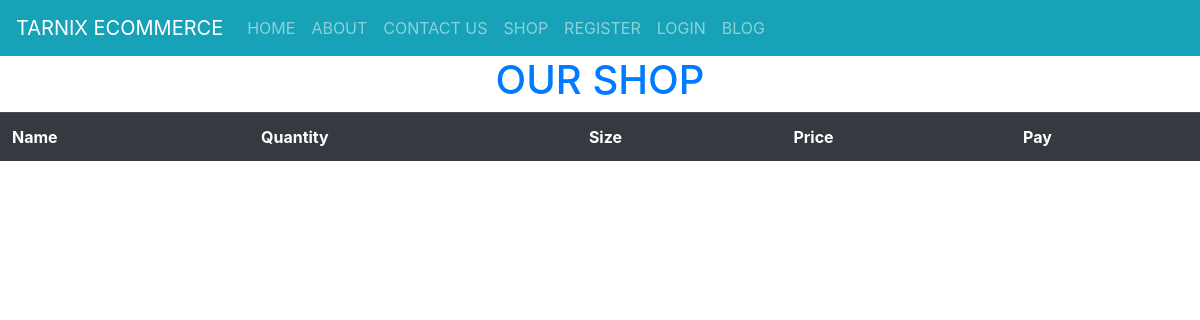
Page /shop/ on the earlier database version.
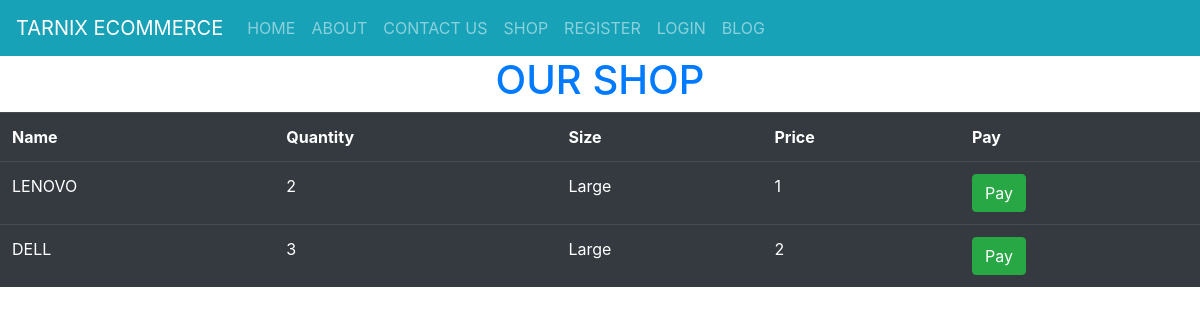
Same page on the later database version.
### shopapp/models.py (models this page shows)
class Product(models.Model):
    name = models.CharField(max_length=30, blank=False, null=False)
    qtty = models.CharField(max_length=30, blank=False, null=False)
    size = models.CharField(max_length=25, blank=False, null=False)
    price = models.CharField(max_length=20, blank=False, null=False)

### shopapp/views.py (the view)
# urls.py: path('shop/', user_views.shop, name='shop'),
def shop(request):
    all_products = Product.objects.all()
    context = {"all_products": all_products}
    return render(request, 'shop.html', context)

### shopapp/templates/shop.html
{% extends 'master.html' %}
{% load static %}
{% block content %}
    <div>
        <h1 class="text-primary text-center">OUR SHOP</h1>
        <table class="table table-dark table-hover">
            <tr>
                <th>Name</th>
                <th>Quantity</th>
                <th>Size</th>
                <th>Price</th>
                <th>Pay</th>
            </tr>
            {% for product in all_products %}
                <tr>
                    <td>{{ product.name }}</td>
                    <td>{{ product.qtty }}</td>
                    <td>{{ product.size }}</td>
                    <td>{{ product.price }}</td>
                    <td><a class="btn btn-success" href="/pay/{{ product.id }}">Pay</a></td>
                </tr>
            {% endfor %}
        </table>
    </div>
{% endblock %}

### shopapp/templates/master.html (shortened to what this page needs)
<!DOCTYPE html>
<html lang="en">
<head>
    {% load static %}
    {% load crispy_forms_tags %}
    <link rel="stylesheet" href="{% static 'bootstrap/css/bootstrap.css' %}">
    <link rel="stylesheet" href="{% static 'bootstrap/css/styles.css' %}">
</head>
<body>
<section>
    <nav class="navbar navbar-expand-md bg-info navbar-dark">
        <a class="navbar-brand" href="{% url 'home-page' %}">TARNIX ECOMMERCE</a>
        <div class="collapse navbar-collapse" id="collapsibleNavbar">
            <ul class="navbar-nav">
                <li class="nav-item">
                    <a class="nav-link" href="{% url 'home-page' %}">HOME</a>
                </li>
                <li class="nav-item">
                    <a class="nav-link" href="#">ABOUT</a>
                </li>
                <li class="nav-item">
                    <a class="nav-link" href="{% url 'contact'%}">CONTACT US</a>
                </li>
                <li class="nav-item">
                    <a class="nav-link" href="{% url 'shop' %}">SHOP</a>
                </li>
                {% if user.is_authenticated %}
                    <li class="nav-item">
                        <a class="nav-link" href="{% url 'all-products' %}">PRODUCTS</a>
                    </li>
                    <li class="nav-item">
                        <a class="nav-link" href="{% url 'add-product-page' %}">ADD PRODUCT</a>
                    </li>
                    <li class="nav-item">
                        <a class="nav-link" href="{% url 'user-logout' %}">LOGOUT</a>
                    </li>
                {% else %}
                    <li class="nav-item">
                        <a class="nav-link" href="{% url 'user-registration' %}">REGISTER</a>
                    </li>
                    <li class="nav-item">
                        <a class="nav-link" href="{% url 'user-login' %}">LOGIN</a>
                    </li>
                {% endif %}
                <li class="nav-item">
                    <a class="nav-link" href="#">BLOG</a>
                </li>
            </ul>
        </div>
    </nav>
</section>
<section>
    {% block content %}
    {% endblock %}
</section>
</body>
</html>

Differences in the rows shown:
added Product: name "LENOVO", qtty "2", size "Large", price "1"
added Product: name "DELL", qtty "3", size "Large", price "2"
